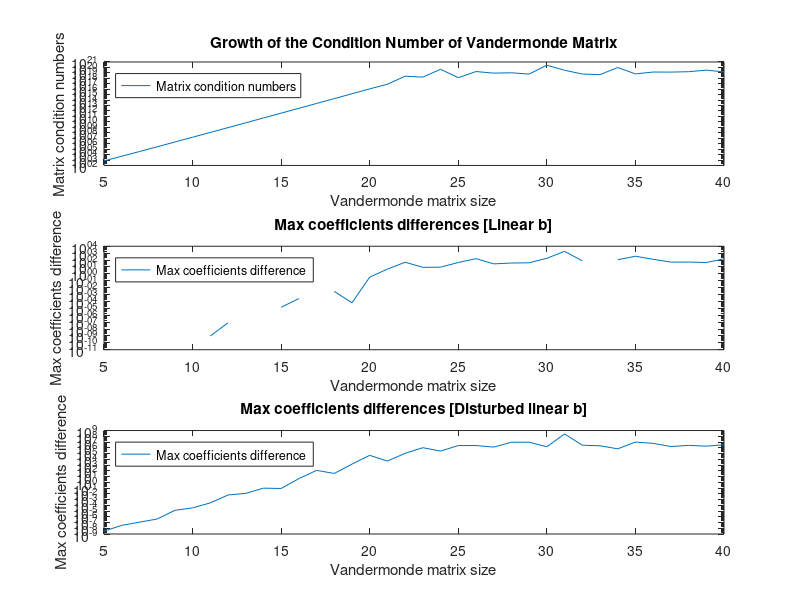

MATLAB code to generate this figure:
function [matrix_condition_numbers, max_coefficients_difference_1, max_coefficients_difference_2] = zadanie3()
% Zwracane są trzy wektory wierszowe:
% matrix_condition_numbers - współczynniki uwarunkowania badanych macierzy Vandermonde
% max_coefficients_difference_1 - maksymalna różnica między referencyjnymi a obliczonymi współczynnikami wielomianu,
%       gdy b zawiera wartości funkcji liniowej
% max_coefficients_difference_2 - maksymalna różnica między referencyjnymi a obliczonymi współczynnikami wielomianu,
%       gdy b zawiera zaburzone wartości funkcji liniowej

N = 5:40;

%% chart 1
matrix_condition_numbers = zeros(1, length(N));

for idx = 1:length(N)
    matrix_condition_numbers(idx) = cond(vandermonde_matrix(N(idx)));
end

%% chart 2
a1 = randi([20,30]);
for i = 1:length(N)
    ni = N(i);
    V = vandermonde_matrix(ni);
    
    % Niech wektor b zawiera wartości funkcji liniowej
    b = linspace(0,a1,ni)';
    reference_coefficients = [ 0; a1; zeros(ni-2,1) ]; % tylko a1 jest niezerowy
    
    % Wyznacznie współczynników wielomianu interpolującego
    calculated_coefficients = V \ b;

    max_coefficients_difference_1(i) = max(abs(calculated_coefficients-reference_coefficients));
end

%% chart 3
for i = 1:length(N)
    ni = N(i);
    V = vandermonde_matrix(ni);
    
    % Niech wektor b zawiera wartości funkcji liniowej nieznacznie zaburzone
    b = linspace(0,a1,ni)' + rand(ni,1)*1e-10;
    reference_coefficients = [ 0; a1; zeros(ni-2,1) ]; % tylko a1 jest niezerowy
    
    % Wyznacznie współczynników wielomianu interpolującego
    calculated_coefficients = V \ b;
    
    max_coefficients_difference_2(i) = max(abs(calculated_coefficients-reference_coefficients));
end
    subplot(3,1,1);
    semilogy(N, matrix_condition_numbers, 'DisplayName', 'Matrix condition numbers');
    title('Growth of the Condition Number of Vandermonde Matrix')
    xlabel('Vandermonde matrix size')
    ylabel('Matrix condition numbers')
    legend('Location', 'northwest');

    subplot(3,1,2);
    semilogy(N, max_coefficients_difference_1, 'DisplayName', 'Max coefficients difference')
    title('Max coefficients differences [Linear b]')
    xlabel('Vandermonde matrix size')
    ylabel('Max coefficients difference');
    legend('Location', 'northwest')

    subplot(3,1,3);
    semilogy(N, max_coefficients_difference_2, 'DisplayName', 'Max coefficients difference')
    title('Max coefficients differences [Disturbed linear b]')
    xlabel('Vandermonde matrix size')
    ylabel('Max coefficients difference');
    legend('Location', 'northwest')
    print('zadanie3.png', '-dpng')
end



function V = vandermonde_matrix(N)
    % Generuje macierz Vandermonde dla N równomiernie rozmieszczonych w przedziale [-1, 1] węzłów interpolacji
    x_coarse = linspace(0,1,N);
    V = zeros(N);
    for i = 1:N
        for j=1:N
            V(i,j) = x_coarse(i)^(j-1);
        end
    
    end

end